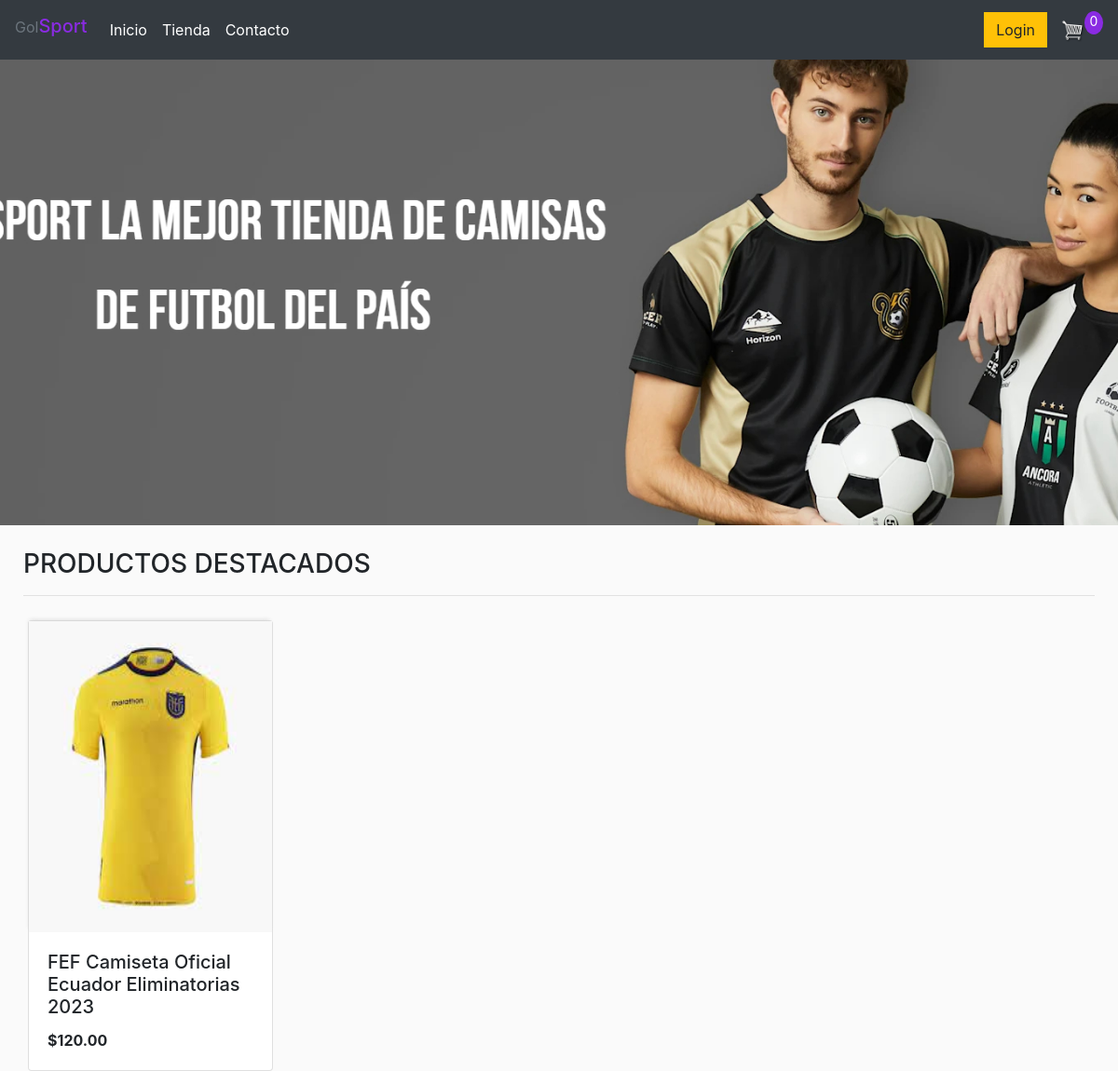
/home/, run on the app's committed database.
### store/models.py (models this page shows, shortened)
class Producthome(models.Model):
        name = models.CharField(max_length=200, null=True)
        price = models.FloatField()
        digital = models.BooleanField(default=False, null=True, blank=False)
        image = models.ImageField(null=True, blank=True)

### store/views.py (the view)
# urls.py: 2. Add a URL to urlpatterns:  path('', views.home, name='home')
def home(request):
    if request.user.is_authenticated:
        customer = request.user.customer
        order, created = Order.objects.get_or_create(customer=customer, complete=False)
        items= order.orderitem_set.all()
        cartItems = order.get_carrito_items
    else:
        items= []
        order = {"get_carrito_total":0 ,"get_carrito_items":0}
        cartItems = order["get_carrito_items"]
    products = Producthome.objects.all()
    context={"products":products, "cartItems": cartItems}
    return render(request, "store/home.html", context)

### store/templates/store/home.html
{% extends "store/main.html" %}
{% load static %}
{% block content %}
<div class="store-container" style="background-image: url('{% static 'images/portada.jpg' %}');">
</div>
 <h3 class="text-left sub-title">PRODUCTOS DESTACADOS <hr></hr> </h3>
<div class = "row">
    {%for product in products%}
        <div class="col-lg-3">
        <div class="card" style="width: 21,7rem;">
            <img class="thumbnail" src="{{ product.image.url }}">
            <div class="card-body">
                <h5 class="card-title">{{ product.name }}</h5>
                <p class= "card-text"> <strong>${{product.price|floatformat:2}}</strong></p>
            </div>
        </div>
        </div>
    {% endfor %}
</div>
{% endblock content %}

### static/css/main.css (style rules this page uses)
body { background-color: hsl(0, 0%, 98%); }
.row { margin-left: 15px; margin-right: 15px; }
.thumbnail { width: 100%; height: 334px; -webkit-box-shadow: -1px -3px 5px -2px rgba(214,214,214,1); -moz-box-shadow: -1px -3px 5px -2px rgba(214,214,214,1); box-shadow: -1px -3px 5px -2px rgba(214,214,214,1); }
.col-lg-3 { margin-top: 10px; }
.store-container { background-size: cover; background-position: center; background-repeat: no-repeat; height: 500px; }
.sub-title { margin-left: 25px; margin-right: 25px; margin-top: 25px; }

### data on the page
Producthome: image (picture), name "FEF Camiseta Oficial Ecuador Eliminatorias 2023", price "120.00"

### other printed values
{{ cartItems }} "0"
